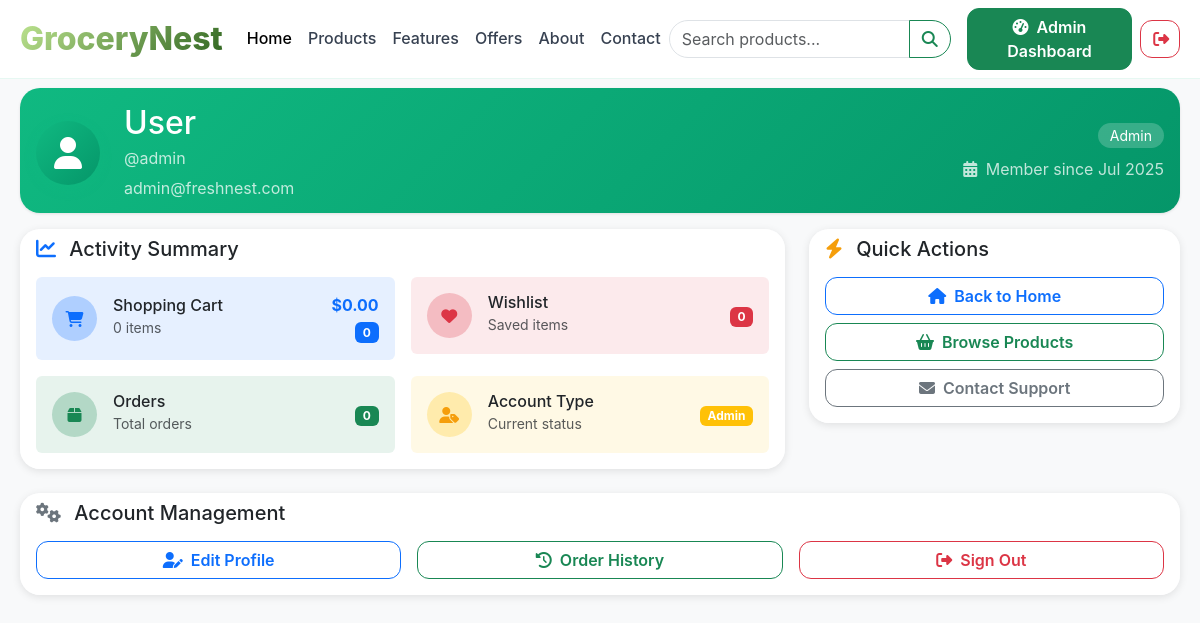
The app's page /profile.php (signed in) with its own data.
### tables this page shows
CREATE TABLE `user` (
  `id` int(11) NOT NULL,
  `Username` varchar(100) NOT NULL,
  `Email` varchar(150) NOT NULL,
  `Password` varchar(255) NOT NULL,
  `Type` enum('Customer','Admin') NOT NULL DEFAULT 'Customer',
  `created_at` datetime DEFAULT current_timestamp()
);

### profile.php (the view, shortened to what this page needs)
<?php
require_once 'project_connection.php';
$user_id = $_SESSION['userId'];
$stmt = $conn->prepare("SELECT u.Username, u.Email, u.Type, u.created_at, c.Fname, c.Lname, c.Profile_pic
                        FROM user u
                        LEFT JOIN customer c ON u.id = c.UID
                        WHERE u.id = ?");
$stmt->execute([$user_id]);
$user = $stmt->fetch(PDO::FETCH_ASSOC);
$firstName = $user['Fname'] ?? 'User';
$lastName = $user['Lname'] ?? '';
$fullName = trim($firstName . ' ' . $lastName);
$email = $user['Email'];
$username = $user['Username'];
$userType = $user['Type'];
$profilePic = $user['Profile_pic'] ?? 'default.jpg';
$stmt = $conn->prepare("SELECT SUM(ci.quantity) as cartCount, SUM(p.price * ci.quantity) as cartTotal
    FROM cart_items ci
    JOIN cart c ON ci.cart_id = c.id
    JOIN products p ON ci.product_id = p.id
    WHERE c.user_id = ?");
$stmt->execute([$user_id]);
$cart = $stmt->fetch(PDO::FETCH_ASSOC);
$cartCount = $cart['cartCount'] ?? 0;
$cartTotal = $cart['cartTotal'] ?? 0.00;
$stmt = $conn->prepare("SELECT COUNT(*) FROM wishlist WHERE user_id = ?");
$stmt->execute([$user_id]);
$wishlistCount = $stmt->fetchColumn();
$stmt = $conn->prepare("SELECT COUNT(*) FROM orders WHERE user_id = ?");
$stmt->execute([$user_id]);
$orderCount = $stmt->fetchColumn();
?>
<!DOCTYPE html>
<html lang="en">
<head>
    <link href="https://cdn.jsdelivr.net/npm/bootstrap@5.3.0/dist/css/bootstrap.min.css" rel="stylesheet">
    <link rel="stylesheet" href="https://cdnjs.cloudflare.com/ajax/libs/font-awesome/6.4.0/css/all.min.css">
</head>
<body class="bg-light">
<?php include 'navbar.php'; ?>
<div class="container py-5">
    <div class="profile-header">
        <div class="row align-items-center">
            <div class="col-md-8">
                <div class="d-flex align-items-center">
                    <div class="profile-avatar me-4">
                        <?php if ($profilePic && $profilePic !== 'default.jpg' && file_exists("uploads/profiles/$profilePic")): ?>
                            <img src="uploads/profiles/<?= htmlspecialchars($profilePic) ?>"
                                 alt="Profile" class="rounded-circle" width="64" height="64">
                        <?php else: ?>
                            <i class="fas fa-user"></i>
                        <?php endif; ?>
                    </div>
                    <div>
                        <h2 class="mb-1"><?= htmlspecialchars($fullName) ?></h2>
                        <p class="mb-1 opacity-75">@<?= htmlspecialchars($username) ?></p>
                        <p class="mb-0 opacity-75"><?= htmlspecialchars($email) ?></p>
                    </div>
                </div>
            </div>
            <div class="col-md-4 text-md-end">
                <span class="user-type-badge"><?= htmlspecialchars($userType) ?></span>
                <p class="mb-0 mt-2 opacity-75">
                    <i class="fas fa-calendar-alt me-1"></i>
                    Member since <?= date('M Y', strtotime($user['created_at'])) ?>
                </p>
            </div>
        </div>
    </div>
    <div class="row g-4">
        <div class="col-lg-8">
            <div class="card stat-card">
                <div class="card-header bg-transparent border-0 pb-0">
                    <h5 class="card-title mb-0">
                        <i class="fas fa-chart-line me-2 text-primary"></i>
                        Activity Summary
                    </h5>
                </div>
                <div class="card-body">
                    <div class="row g-3">
                        <div class="col-md-6">
                            <div class="activity-card p-3 bg-primary bg-opacity-10 rounded">
                                <div class="d-flex align-items-center justify-content-between">
                                    <div class="d-flex align-items-center gap-3">
                                        <div class="bg-primary bg-opacity-25 rounded-circle d-flex align-items-center justify-content-center"
                                             style="width:45px;height:45px;">
                                            <i class="fas fa-shopping-cart text-primary"></i>
                                        </div>
                                        <div>
                                            <h6 class="mb-0">Shopping Cart</h6>
                                            <small class="text-muted"><?= $cartCount ?> <?= $cartCount == 1 ? "item" : "items" ?></small>
                                        </div>
                                    </div>
                                    <div class="text-end">
                                        <div class="fw-bold text-primary">$<?= number_format($cartTotal, 2) ?></div>
                                        <span class="badge bg-primary"><?= $cartCount ?></span>
                                    </div>
                                </div>
                            </div>
                        </div>
                        <div class="col-md-6">
                            <div class="activity-card p-3 bg-danger bg-opacity-10 rounded">
                                <div class="d-flex align-items-center justify-content-between">
                                    <div class="d-flex align-items-center gap-3">
                                        <div class="bg-danger bg-opacity-25 rounded-circle d-flex align-items-center justify-content-center"
                                             style="width:45px;height:45px;">
                                            <i class="fas fa-heart text-danger"></i>
                                        </div>
                                        <div>
                                            <h6 class="mb-0">Wishlist</h6>
                                            <small class="text-muted">Saved items</small>
                                        </div>
                                    </div>
                                    <div class="text-end">
                                        <span class="badge bg-danger"><?= $wishlistCount ?></span>
                                    </div>
                                </div>
                            </div>
                        </div>
                        <div class="col-md-6">
                            <div class="activity-card p-3 bg-success bg-opacity-10 rounded">
                                <div class="d-flex align-items-center justify-content-between">
                                    <div class="d-flex align-items-center gap-3">
                                        <div class="bg-success bg-opacity-25 rounded-circle d-flex align-items-center justify-content-center"
                                             style="width:45px;height:45px;">
                                            <i class="fas fa-box text-success"></i>
                                        </div>
                                        <div>
                                            <h6 class="mb-0">Orders</h6>
                                            <small class="text-muted">Total orders</small>
                                        </div>
                                    </div>
                                    <div class="text-end">
                                        <span class="badge bg-success"><?= $orderCount ?></span>
                                    </div>
                                </div>
                            </div>
                        </div>
                        <div class="col-md-6">
                            <div class="activity-card p-3 bg-warning bg-opacity-10 rounded">
                                <div class="d-flex align-items-center justify-content-between">
                                    <div class="d-flex align-items-center gap-3">
                                        <div class="bg-warning bg-opacity-25 rounded-circle d-flex align-items-center justify-content-center"
                                             style="width:45px;height:45px;">
                                            <i class="fas fa-user-tag text-warning"></i>
                                        </div>
                                        <div>
                                            <h6 class="mb-0">Account Type</h6>
                                            <small class="text-muted">Current status</small>
                                        </div>
                                    </div>
                                    <div class="text-end">
                                        <span class="badge bg-warning"><?= $userType ?></span>
                                    </div>
                                </div>
                            </div>
                        </div>
                    </div>
                </div>
            </div>
        </div>
        <div class="col-lg-4">
            <div class="card stat-card">
                <div class="card-header bg-transparent border-0 pb-0">
                    <h5 class="card-title mb-0">
                        <i class="fas fa-bolt me-2 text-warning"></i>
                        Quick Actions
                    </h5>
                </div>
                <div class="card-body">
                    <div class="d-grid gap-2">
                        <a href="index.php" class="btn btn-outline-primary btn-action">
                            <i class="fas fa-home me-2"></i>Back to Home
                        </a>
                        <a href="products.php" class="btn btn-outline-success btn-action">
                            <i class="fas fa-shopping-basket me-2"></i>Browse Products
                        </a>
                        <a href="contact.php" class="btn btn-outline-secondary btn-action">
                            <i class="fas fa-envelope me-2"></i>Contact Support
                        </a>
                    </div>
                </div>
            </div>
        </div>
    </div>
    <div class="card stat-card mt-4">
        <div class="card-header bg-transparent border-0 pb-0">
            <h5 class="card-title mb-0">
                <i class="fas fa-cogs me-2 text-secondary"></i>
                Account Management
            </h5>
        </div>
        <div class="card-body">
            <div class="row g-3">
                <div class="col-md-4">
                    <a href="editprofile.php" class="btn btn-outline-primary w-100 btn-action">
                        <i class="fas fa-user-edit me-2"></i>Edit Profile
                    </a>
                </div>
                <div class="col-md-4">
                    <a href="orders.php" class="btn btn-outline-success w-100 btn-action">
                        <i class="fas fa-history me-2"></i>Order History
                    </a>
                </div>
                <div class="col-md-4">
                    <form method="post" action="signout.php" class="d-inline w-100">
                        <button type="submit" class="btn btn-outline-danger w-100 btn-action">
                            <i class="fas fa-sign-out-alt me-2"></i>Sign Out
                        </button>
                    </form>
                </div>
            </div>
        </div>
    </div>
</div>
</body>
</html>

### css/index.css (style rules this page uses)
:root { --primary: #c4ea95; --primary-dark: #a8d47a; --primary-light: #d9fdd3; --secondary: #f59e0b; --dark: #1f2937; --light: #f8fafc; --accent: #8b5cf6; --gradient-primary: linear-gradient(135deg, #c4ea95 0%, #295f1b 100%); --gradient-secondary: linear-gradient(135deg, #f59e0b 0%, #d97706 100%); --gradient-accent: linear-gradient(135deg, #8b5cf6 0%, #7c3aed 100%); --shadow-soft: 0 4px 6px -1px rgba(0, 0, 0, 0.1), 0 2px 4px -1px rgba(0, 0, 0, 0.06); --shadow-medium: 0 10px 15px -3px rgba(0, 0, 0, 0.1), 0 4px 6px -2px rgba(0, 0, 0, 0.05); --shadow-large: 0 20px 25px -5px rgba(0, 0, 0, 0.1), 0 10px 10px -5px rgba(0, 0, 0, 0.04); }
* { margin: 0; padding: 0; box-sizing: border-box; }
html, body { margin: 0; padding: 0; width: 100%; overflow-x: hidden; }
body { font-family: 'Inter', -apple-system, BlinkMacSystemFont, 'Segoe UI', Roboto, sans-serif; background: white; line-height: 1.6; scroll-behavior: smooth; margin: 0; padding: 0; }
.container { max-width: 100%; width: 100%; padding-left: 20px; padding-right: 20px; margin: 0; }
.btn { border-radius: 12px; font-weight: 600; transition: all 0.3s ease; position: relative; overflow: hidden; }
.card { border: none; border-radius: 20px; overflow: hidden; transition: all 0.4s ease; background: rgba(255, 255, 255, 0.9); backdrop-filter: blur(10px); }
.text-warning { color: #f59e0b !important; }

### css/index_feat_cat.css (style rules this page uses)
.bg-light { background-color: #f8f9fa !important; }

### css/products.css (style rules this page uses)
:root { --primary-green: #10b981; --light-green: #dcfce7; --dark-text: #374151; --muted-text: #6b7280; --border-color: #e5e7eb; }
body { font-family: -apple-system, BlinkMacSystemFont, 'Segoe UI', Roboto, sans-serif; background-color: white; -webkit-overflow-scrolling: touch; scroll-behavior: smooth; }
* { box-sizing: border-box; }

### profile.php (style rules this page uses)
.profile-avatar { width: 64px; height: 64px; background: linear-gradient(135deg, #10b981 0%, #059669 100%); border-radius: 50%; display: flex; align-items: center; justify-content: center; font-size: 2rem; color: white; box-shadow: 0 4px 12px rgba(16, 185, 129, 0.3); }
.activity-card { transition: transform 0.2s ease; }
.profile-header { background: linear-gradient(135deg, #10b981 0%, #059669 100%); color: white; border-radius: 20px; box-shadow: 0 1px 3px rgba(0,0,0,0.1); padding: 1rem; margin: 40px 0 1rem 0; height: 125px; }
.stat-card { border: none; border-radius: 12px; box-shadow: 0 2px 8px rgba(0,0,0,0.1); transition: all 0.3s ease; }
.btn-action { border-radius: 8px; padding: 0.75rem 1.5rem; font-weight: 500; transition: all 0.3s ease; }
.user-type-badge { background: rgba(255,255,255,0.2); color: white; padding: 0.25rem 0.75rem; border-radius: 20px; font-size: 0.875rem; }

### records on screen
user: Username "admin", Email "admin@freshnest.com", Type "Admin", created_at "Jul 2025"

### other values on screen
$fullName "User"
$cartCount "0"
$cartTotal "0.00"
$wishlistCount "0"
$orderCount "0"
